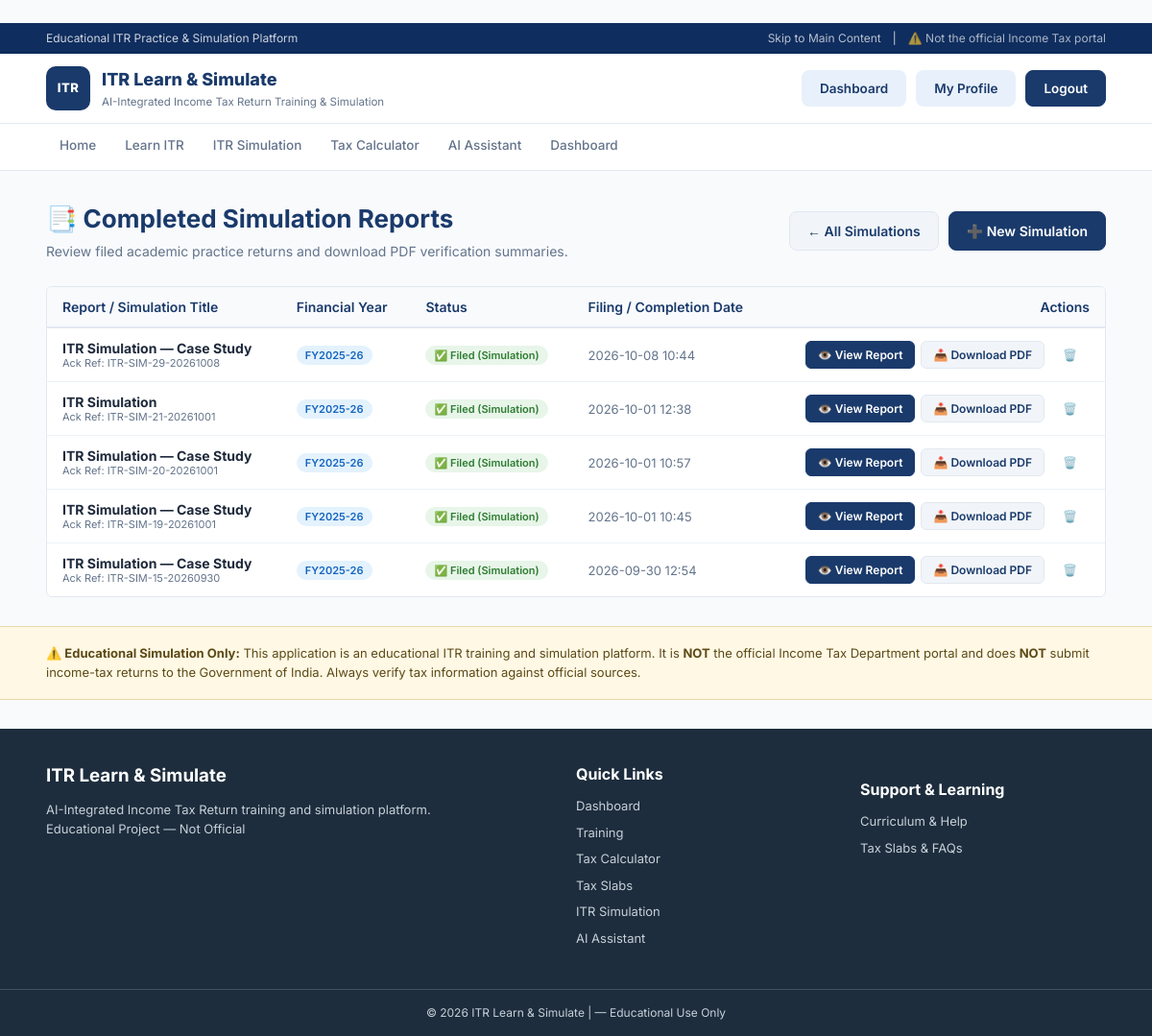
The page /reports (signed in) on the database its author committed.
### tables this page shows
CREATE TABLE simulations (
            id INTEGER PRIMARY KEY AUTOINCREMENT,
            user_id INTEGER NOT NULL,
            title TEXT NOT NULL,
            financial_year TEXT DEFAULT 'FY2025-26',
            regime TEXT DEFAULT 'new',
            current_step INTEGER DEFAULT 1,
            total_steps INTEGER DEFAULT 13,
            status TEXT DEFAULT 'draft',
            simulation_data TEXT,
            tax_result TEXT,
            created_at TEXT DEFAULT CURRENT_TIMESTAMP,
            updated_at TEXT DEFAULT CURRENT_TIMESTAMP,
            FOREIGN KEY (user_id) REFERENCES users(id)
        );

### app.py (the view)
@app.route("/reports")
@login_required
def reports():
    conn = get_db()
    all_reports = conn.execute(
        "SELECT * FROM simulations WHERE user_id = ? AND status = 'completed' "
        "ORDER BY updated_at DESC",
        (session["user_id"],)
    ).fetchall()
    conn.close()
    return render_template("reports.html", reports=all_reports)

### app.py (called while the page is built)
def get_db():
    conn = sqlite3.connect(DATABASE_PATH)
    conn.row_factory = sqlite3.Row
    return conn

def login_required(f):
    from functools import wraps
    @wraps(f)
    def decorated(*args, **kwargs):
        if "user_id" not in session:
            flash("Please log in to continue.", "info")
            return redirect(url_for("login"))
        return f(*args, **kwargs)
    return decorated

### templates/reports.html (shortened to what this page needs)
{% extends "base.html" %}
{% block content %}
<div class="page-container">
    <div class="page-header">
        <div>
            <h1>📑 Completed Simulation Reports</h1>
            <p>Review filed academic practice returns and download PDF verification summaries.</p>
        </div>
        <div class="header-actions">
            <a href="{{ url_for('simulation') }}" class="btn btn-secondary">
                ← All Simulations
            </a>
            <a href="{{ url_for('simulation') }}" class="btn btn-primary">
                ➕ New Simulation
            </a>
        </div>
    </div>
    {% if reports %}
    <div class="table-responsive">
        <table class="data-table">
            <thead>
                <tr>
                    <th>Report / Simulation Title</th>
                    <th>Financial Year</th>
                    <th>Status</th>
                    <th>Filing / Completion Date</th>
                    <th style="text-align: right;">Actions</th>
                </tr>
            </thead>
            <tbody>
                {% for rep in reports %}
                <tr>
                    <td>
                        <strong>{{ rep.title }}</strong>
                        <div class="text-muted text-xs">Ack Ref: ITR-SIM-{{ rep.id }}-{{ rep.created_at[:10].replace('-', '') }}</div>
                    </td>
                    <td>
                        <span class="badge badge-info">{{ rep.financial_year }}</span>
                    </td>
                    <td>
                        <span class="badge badge-success">✅ Filed (Simulation)</span>
                    </td>
                    <td>
                        <span class="text-sm text-muted">{{ rep.updated_at[:16].replace('T', ' ') }}</span>
                    </td>
                    <td style="text-align: right;">
                        <div class="action-btn-group">
                            <a href="{{ url_for('report_view', sim_id=rep.id) }}" class="btn btn-sm btn-primary">
                                👁️ View Report
                            </a>
                            <a href="{{ url_for('report_download', sim_id=rep.id) }}" class="btn btn-sm btn-secondary">
                                📥 Download PDF
                            </a>
                            <form method="POST" action="{{ url_for('simulation_delete', sim_id=rep.id) }}" style="display:inline;" onsubmit="return confirm('Are you sure you want to delete this completed report?');">
                                <button type="submit" class="btn btn-sm btn-danger-outline" title="Delete Report">
                                    🗑️
                                </button>
                            </form>
                        </div>
                    </td>
                </tr>
                {% endfor %}
            </tbody>
        </table>
    </div>
    {% endif %}
</div>
{% endblock %}

### rows shown on the page
simulations: title "ITR Simulation — Case Study", id "29", created_at "20261008", financial_year "FY2025-26", updated_at "2026-10-08 10:44"
simulations: title "ITR Simulation", id "21", created_at "20261001", financial_year "FY2025-26", updated_at "2026-10-01 12:38"
simulations: title "ITR Simulation — Case Study", id "20", created_at "20261001", financial_year "FY2025-26", updated_at "2026-10-01 10:57"
simulations: title "ITR Simulation — Case Study", id "19", created_at "20261001", financial_year "FY2025-26", updated_at "2026-10-01 10:45"
simulations: title "ITR Simulation — Case Study", id "15", created_at "20260930", financial_year "FY2025-26", updated_at "2026-09-30 12:54"
